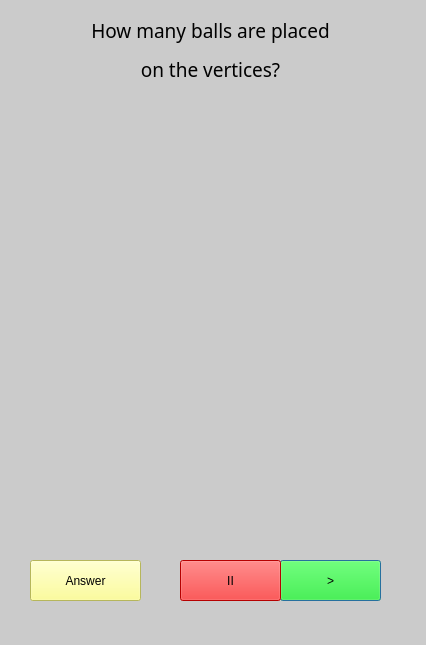
<?xml version="1.0" encoding="UTF-8"?>
<ui version="4.0">
 <class>Dialog2</class>
 <widget class="QDialog" name="Dialog2">
  <property name="geometry">
   <rect>
    <x>0</x>
    <y>0</y>
    <width>426</width>
    <height>645</height>
   </rect>
  </property>
  <property name="minimumSize">
   <size>
    <width>426</width>
    <height>645</height>
   </size>
  </property>
  <property name="maximumSize">
   <size>
    <width>426</width>
    <height>645</height>
   </size>
  </property>
  <property name="windowTitle">
   <string>Visualisation</string>
  </property>
  <property name="styleSheet">
   <string notr="true">background-color: rgb(203, 203, 203);</string>
  </property>
  <widget class="QLabel" name="label">
   <property name="geometry">
    <rect>
     <x>0</x>
     <y>0</y>
     <width>426</width>
     <height>645</height>
    </rect>
   </property>
   <property name="minimumSize">
    <size>
     <width>426</width>
     <height>645</height>
    </size>
   </property>
   <property name="maximumSize">
    <size>
     <width>426</width>
     <height>645</height>
    </size>
   </property>
   <property name="styleSheet">
    <string notr="true">background-color: rgb(203, 203, 203);
font: 11pt &quot;Ubuntu&quot;;
color: rgb(0, 0, 0);

</string>
   </property>
   <property name="text">
    <string/>
   </property>
  </widget>
  <widget class="QPushButton" name="pushButton">
   <property name="geometry">
    <rect>
     <x>280</x>
     <y>560</y>
     <width>101</width>
     <height>41</height>
    </rect>
   </property>
   <property name="styleSheet">
    <string notr="true">font: 11pt &quot;Ubuntu&quot;;
background-color: rgb(0, 255, 0);
border-color: rgb(159, 64, 191);
color: rgb(0, 0, 0);</string>
   </property>
   <property name="text">
    <string>&gt;</string>
   </property>
  </widget>
  <widget class="QPushButton" name="pushButton_2">
   <property name="geometry">
    <rect>
     <x>180</x>
     <y>560</y>
     <width>101</width>
     <height>41</height>
    </rect>
   </property>
   <property name="styleSheet">
    <string notr="true">font: 11pt &quot;Ubuntu&quot;;
background-color: rgb(255, 0, 0);
border-color: rgb(159, 64, 191);
color: rgb(0, 0, 0);</string>
   </property>
   <property name="text">
    <string>II</string>
   </property>
  </widget>
  <widget class="QLabel" name="label_2">
   <property name="geometry">
    <rect>
     <x>-10</x>
     <y>-10</y>
     <width>441</width>
     <height>121</height>
    </rect>
   </property>
   <property name="font">
    <font>
     <family>Reem Kufi</family>
     <pointsize>14</pointsize>
    </font>
   </property>
   <property name="styleSheet">
    <string notr="true">color: rgb(0, 0, 0);
</string>
   </property>
   <property name="text">
    <string>&lt;html&gt;&lt;head/&gt;&lt;body&gt;&lt;p align=&quot;center&quot;&gt;How many balls are placed&lt;/p&gt;&lt;p align=&quot;center&quot;&gt; on the vertices?&lt;/p&gt;&lt;/body&gt;&lt;/html&gt;</string>
   </property>
  </widget>
  <widget class="QPushButton" name="pushButton_3">
   <property name="geometry">
    <rect>
     <x>30</x>
     <y>560</y>
     <width>111</width>
     <height>41</height>
    </rect>
   </property>
   <property name="styleSheet">
    <string notr="true">background-color: rgb(255, 255, 127);</string>
   </property>
   <property name="text">
    <string>Answer</string>
   </property>
  </widget>
  <zorder>label</zorder>
  <zorder>pushButton</zorder>
  <zorder>pushButton_2</zorder>
  <zorder>pushButton_3</zorder>
  <zorder>label_2</zorder>
 </widget>
 <resources/>
 <connections/>
</ui>
